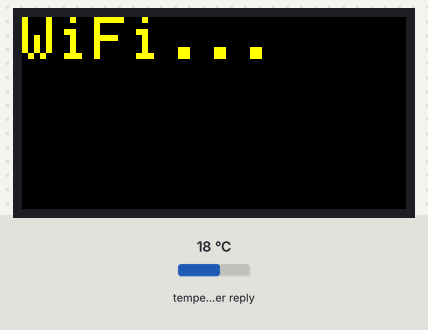
This sketch was run on a simulated ESP32. Shown: 64×32 colour display. Inputs (shaded band) come from the test bench; at power-on: temperature in the weather reply 18 °C. WiFi joins after 1.5 s; servers stay silent unless stated; web services answer with replies made up by the test bench; what the sketch prints to the serial monitor is not drawn.

Above: at 0.1 s.
At 1.6 s:
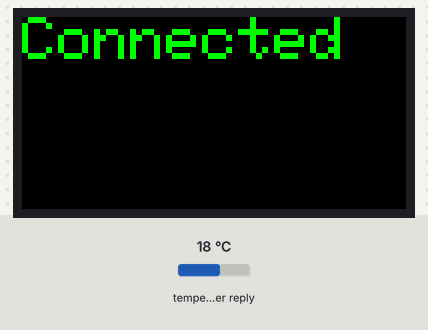
At 2.8 s:
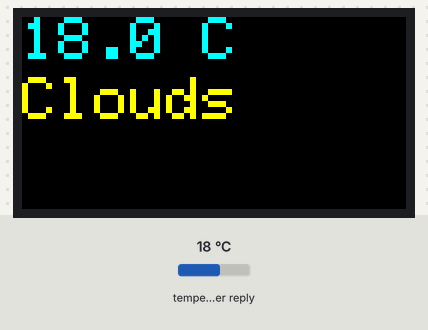

The sketch:

minicodejustweather.ino
```cpp
#include <ESP32-HUB75-MatrixPanel-I2S-DMA.h>
#include <ESP32-VirtualMatrixPanel-I2S-DMA.h>
#include <WiFi.h>
#include <HTTPClient.h>
#include <ArduinoJson.h>

// ===== Panel Configuration =====
#define PANEL_WIDTH     64
#define PANEL_HEIGHT    32
#define PANEL_CHAIN     1

HUB75_I2S_CFG mxconfig(
  PANEL_WIDTH,
  PANEL_HEIGHT,
  PANEL_CHAIN
);
MatrixPanel_I2S_DMA* dma_display = nullptr;

// ===== Wi-Fi & Weather API Config =====
const char* ssid = "NSUT_WIFI";
const char* password = "";
const String apiKey = "9ad9d95f5fe5ed2ab0ac1c0c6f391dcc";
const String city = "Delhi";
const String units = "metric"; // "imperial" for Fahrenheit

void setup() {
  Serial.begin(115200);

  // Set up Matrix Pins
  mxconfig.gpio.r1 = 4;
  mxconfig.gpio.g1 = 5;
  mxconfig.gpio.b1 = 6;
  mxconfig.gpio.r2 = 7;
  mxconfig.gpio.g2 = 15;
  mxconfig.gpio.b2 = 16;
  mxconfig.gpio.a = 17;
  mxconfig.gpio.b = 18;
  mxconfig.gpio.c = 8;
  mxconfig.gpio.d = 3;
  mxconfig.gpio.e = -1;
  mxconfig.gpio.lat = 20;
  mxconfig.gpio.oe = 2;
  mxconfig.gpio.clk = 19;

  dma_display = new MatrixPanel_I2S_DMA(mxconfig);
  dma_display->begin();
  dma_display->clearScreen();

  // Connect to Wi-Fi
  WiFi.begin(ssid, password);
  dma_display->fillScreenRGB888(0, 0, 0);
  dma_display->setTextColor(dma_display->color565(255, 255, 0));
  dma_display->setCursor(0, 0);
  dma_display->print("WiFi...");
  while (WiFi.status() != WL_CONNECTED) {
    delay(500);
    Serial.print(".");
  }

  dma_display->fillScreenRGB888(0, 0, 0);
  dma_display->setTextColor(dma_display->color565(0, 255, 0));
  dma_display->setCursor(0, 0);
  dma_display->print("Connected");

  delay(1000);
  fetchAndDisplayWeather();
}

void loop() {
  // Refresh weather every 10 minutes
  fetchAndDisplayWeather();
  delay(10 * 60 * 1000);
}

void fetchAndDisplayWeather() {
  String url = "http://api.openweathermap.org/data/2.5/weather?q=" + city + "&appid=" + apiKey + "&units=" + units;

  HTTPClient http;
  http.begin(url);
  int httpCode = http.GET();

  if (httpCode > 0) {
    String payload = http.getString();
    DynamicJsonDocument doc(1024);
    deserializeJson(doc, payload);

    float temp = doc["main"]["temp"];
    const char* condition = doc["weather"][0]["main"];

    Serial.printf("Temp: %.1f, Condition: %s\n", temp, condition);

    dma_display->fillScreenRGB888(0, 0, 0); // Clear screen

    // Display temperature
    char tempStr[16];
    sprintf(tempStr, "%.1f C", temp);
    dma_display->setTextColor(dma_display->color565(0, 255, 255));
    dma_display->setCursor(0, 0);
    dma_display->print(tempStr);

    // Display condition
    dma_display->setTextColor(dma_display->color565(255, 255, 0));
    dma_display->setCursor(0, 10);
    dma_display->print(String(condition).substring(0, 10));
  } else {
    dma_display->fillScreenRGB888(0, 0, 0);
    dma_display->setTextColor(dma_display->color565(255, 0, 0));
    dma_display->setCursor(0, 0);
    dma_display->print("HTTP error");
    Serial.println("Failed to fetch weather");
  }

  http.end();
}
```

Measured:
- what the display in image 1 shows lasts 1.2 s, from 1.5 s to 2.7 s
